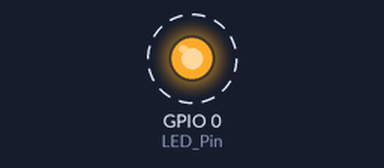
Bench run of a program on a simulated ESP32-S2. On the bench: output pins drawn as LEDs (lit = HIGH). Dashed ring = blinking.

Above: at 0.5 s.
Timing chart, 0 to 4.6 s (numbered marks = the images above):
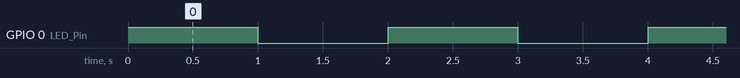

The program:

main.cpp
```cpp
#include <Arduino.h>

int LED_Pin = 0;  //ประกาศตัวแปรชื่อ LED_Pin เป็นชนิด int เพื่อเก็บค่าตำแหน่ง Pin ที่จะควบคุม LED

void setup() {
  pinMode(LED_Pin, OUTPUT);  //กำหนดโหมดของ Pin ที่ขา LED_Pin เป็น OUTPUT
}

void loop() {
  digitalWrite(LED_Pin, HIGH);  //ทำการส่ง Digital ออกทาง LED_Pin เป็น HIGH
  delay(1000);  //หน่วงเวลา 1000 (หน่วยเป็น มิลิวินาที โดยที่ 1000 มิลลิวินาที่ เท่ากับ 1 วินาที)
  digitalWrite(LED_Pin, LOW);  //ทำการส่ง Digital ออกทาง LED_Pin เป็น HIGH
  delay(1000); //หน่วงเวลา 1000 (หน่วยเป็น มิลิวินาที โดยที่ 1000 มิลลิวินาที่ เท่ากับ 1 วินาที)

}
```

Measured:
- by itself, GPIO 0 (LED_Pin): alternates HIGH for 1.0 s and LOW for 1.0 s
